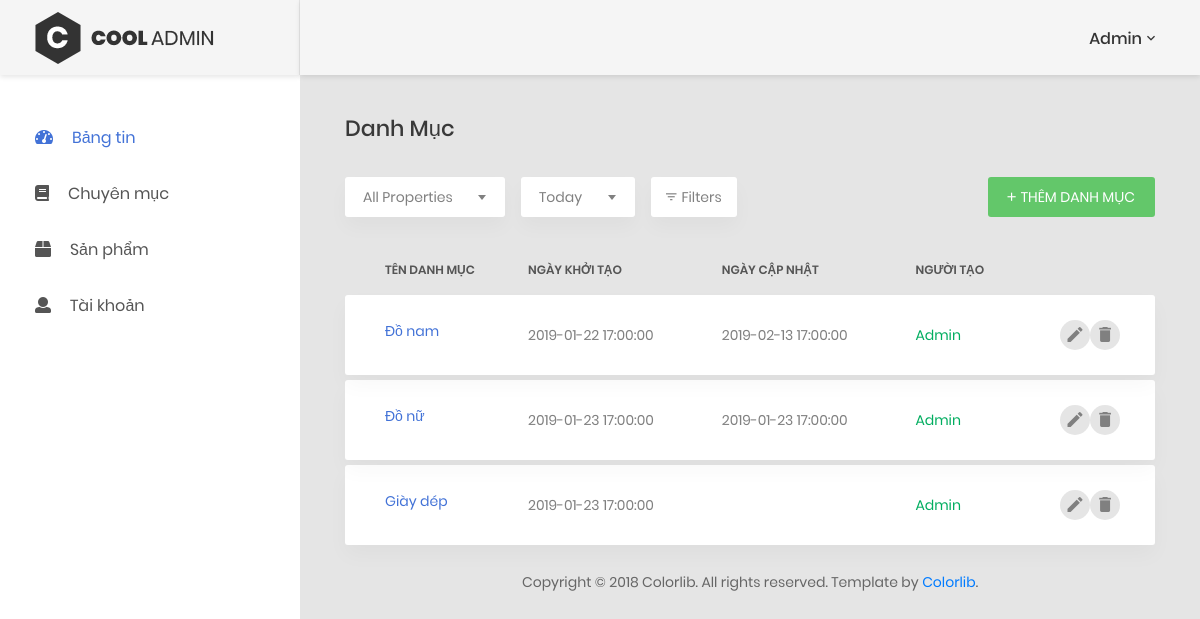
Page /admin/danh-muc (signed in) on the committed database.
### tables this page shows
CREATE TABLE `categories` (
  `id` int(11) NOT NULL,
  `cate_name` varchar(191) NOT NULL,
  `slug` varchar(191) DEFAULT NULL,
  `desc` text,
  `created_at` timestamp NULL DEFAULT NULL,
  `updated_at` timestamp NULL DEFAULT NULL,
  `created_by` int(11) NOT NULL DEFAULT '-1'
);

### controllers/CategoryController.php (called while the page is built, shortened)
<?php
class CategoryController
{
    public function categoryAdminPage()
    {
        global $baseUrl;
        $category = Category::all()->get();
        include_once './views/admin/category/categoryPage.php';
    }
}
?>

### models/baseModel.php (called while the page is built, shortened)
<?php
class BaseModel
{
    function __construct()
    {
        $this->connect = new PDO("mysql:host=127.0.0.1;dbname=php2;charset=utf8",
                            "root", "");
    }
    public static function all()
    {
        $model = new static();
        $model->queryBuilder = "select * from " . $model->table;
        return $model;
    }
    public function get()
    {
        $stmt = $this->connect->prepare($this->queryBuilder);
        $stmt->execute();
        return $stmt->fetchAll(PDO::FETCH_CLASS, get_class($this));
    }
}
?>

### views/admin/category/categoryPage.php (the view, shortened to what this page needs)
<?php
$user = isset($_SESSION['auth']) ? $_SESSION['auth'] : null;
?>
<!DOCTYPE html>
<html lang="en">
<head>
    <link href="../public/adminStyle/css/font-face.css" rel="stylesheet" media="all">
    <link href="../public/adminStyle/vendor/font-awesome-4.7/css/font-awesome.min.css" rel="stylesheet" media="all">
    <link href="../public/adminStyle/vendor/font-awesome-5/css/fontawesome-all.min.css" rel="stylesheet" media="all">
    <link href="../public/adminStyle/vendor/mdi-font/css/material-design-iconic-font.min.css" rel="stylesheet" media="all">
    <link href="../public/adminStyle/vendor/bootstrap-4.1/bootstrap.min.css" rel="stylesheet" media="all">
    <link href="../public/adminStyle/vendor/animsition/animsition.min.css" rel="stylesheet" media="all">
    <link href="../public/adminStyle/vendor/bootstrap-progressbar/bootstrap-progressbar-3.3.4.min.css" rel="stylesheet" media="all">
    <link href="../public/adminStyle/vendor/wow/animate.css" rel="stylesheet" media="all">
    <link href="../public/adminStyle/vendor/css-hamburgers/hamburgers.min.css" rel="stylesheet" media="all">
    <link href="../public/adminStyle/vendor/slick/slick.css" rel="stylesheet" media="all">
    <link href="../public/adminStyle/vendor/select2/select2.min.css" rel="stylesheet" media="all">
    <link href="../public/adminStyle/vendor/perfect-scrollbar/perfect-scrollbar.css" rel="stylesheet" media="all">
    <link href="../public/adminStyle/css/theme.css" rel="stylesheet" media="all">
</head>
<body class="animsition">
    <div class="page-wrapper">
        <aside class="menu-sidebar d-none d-lg-block">
            <div class="logo">
                <a href="#">
                    <img src="../public/adminStyle/images/icon/logo.png" alt="Cool Admin" />
                </a>
            </div>
            <div class="menu-sidebar__content js-scrollbar1">
                <nav class="navbar-sidebar">
                    <ul class="list-unstyled navbar__list">
                        <li class="active has-sub">
                            <a class="js-arrow" href="<?= $baseUrl ."admin" ?>">
                                <i class="fas fa-tachometer-alt"></i>Bảng tin</a>
                        </li>
                        <li class="has-sub">
                            <a class="js-arrow" href="#">
                                <i class="fas fa-book"></i>Chuyên mục</a>
                        </li>
                        <li class="has-sub">
                            <a class="js-arrow" href="#">
                                <i class="fas fa-box"></i>Sản phẩm</a>
                        </li>
                        <li class="has-sub">
                            <a class="js-arrow" href="#">
                                <i class="fas fa-user"></i>Tài khoản</a>
                        </li>
                    </ul>
                </nav>
            </div>
        </aside>
        <div class="page-container">
            <?php if($user != null): ?>
            <header class="header-desktop">
                <div class="section__content section__content--p30">
                    <div class="container-fluid">
                        <div class="header-wrap">
                            <div class="header-button">
                                <div class="account-wrap">
                                    <div class="account-item clearfix js-item-menu">
                                        <div class="content">
                                            <a class="js-acc-btn" href="#"><?= $user['name'] ?></a>
                                        </div>
                                    </div>
                                </div>
                            </div>
                        </div>
                    </div>
                </div>
            </header>
            <?php endif; ?>
            <div class="main-content">
                <div class="section__content section__content--p30">
                    <div class="container-fluid">
                    <div class="row">
                            <div class="col-md-12">
                                <h3 class="title-5 m-b-35">Danh Mục</h3>
                                <div class="table-data__tool">
                                    <div class="table-data__tool-left">
                                        <div class="rs-select2--light rs-select2--md">
                                        </div>
                                        <div class="rs-select2--light rs-select2--sm">
                                        </div>
                                        <button class="au-btn-filter">
                                            <i class="zmdi zmdi-filter-list"></i>filters</button>
                                    </div>
                                    <div class="table-data__tool-right">
                                        <a href="<?= $baseUrl ."admin/them-danh-muc"; ?>"><button class="au-btn au-btn-icon au-btn--green au-btn--small">
                                            <i class="zmdi zmdi-plus"></i>Thêm danh mục</button>
                                        </a>
                                    </div>
                                </div>
                                <div class=" table-responsive-data2">
                                    <table class="table table-data2">
                                        <thead>
                                            <tr>
                                                <th>Tên danh mục</th>
                                                <th>Ngày khởi tạo</th>
                                                <th>Ngày cập nhật</th>
                                                <th>Người tạo</th>
                                                <th></th>
                                            </tr>
                                        </thead>
                                        <tbody>
                                            <?php foreach($category as $item): ?>
                                            <tr class="tr-shadow">
                                                <td class="desc">
                                                  <?= $item->cate_name; ?>
                                                </td>
                                                <td><?= $item->created_at; ?></td>
                                                <td><?= $item->updated_at; ?></td>
                                                <td>
                                                    <span class="status--process"><?php
                                                    if($item->created_by == '-1')
                                                    {
                                                        echo "Admin";
                                                    }else {
                                                        echo "Somebody";
                                                    }
                                                    ?></span>
                                                </td>
                                                <td>
                                                    <div class="table-data-feature">
                                                        <a href="<?= $baseUrl ."admin/sua-danh-muc?id=" .$item->id ?>"><button class="item" data-toggle="tooltip" data-placement="top" title="Edit">
                                                            <i class="zmdi zmdi-edit"></i>
                                                        </button></a>
                                                        <a linkUrl="<?php echo $baseUrl ."admin/xoa-danh-muc?id=" .$item->id ?>" onclick="removeProduct(this)" href="javascript:;" ><button class="item" data-toggle="tooltip" data-placement="top" title="Delete">
                                                            <i class="zmdi zmdi-delete"></i>
                                                        </button></a>
                                                    </div>
                                                </td>
                                            </tr>
                                            <tr class="spacer"></tr>
                                            <?php endforeach; ?>
                                        </tbody>
                                    </table>
                                </div>
                            </div>
                        </div>
                            </div>
                        </div>
                        <div class="row">
                            <div class="col-md-12">
                                <div class="copyright">
                                    <p>Copyright © 2018 Colorlib. All rights reserved. Template by <a href="https://colorlib.com">Colorlib</a>.</p>
                                </div>
                            </div>
                        </div>
                    </div>
                </div>
            </div>
</body>
</html>

### rows in the picture
categories: cate_name "Đồ nam", created_at "2019-01-22 17:00:00", updated_at "2019-02-13 17:00:00", created_by "Admin"
categories: cate_name "Đồ nữ", created_at "2019-01-23 17:00:00", updated_at "2019-01-23 17:00:00", created_by "Admin"
categories: cate_name "Giày dép", created_at "2019-01-23 17:00:00", created_by "Admin"

### other values in the picture
$user['name'] "Admin"
